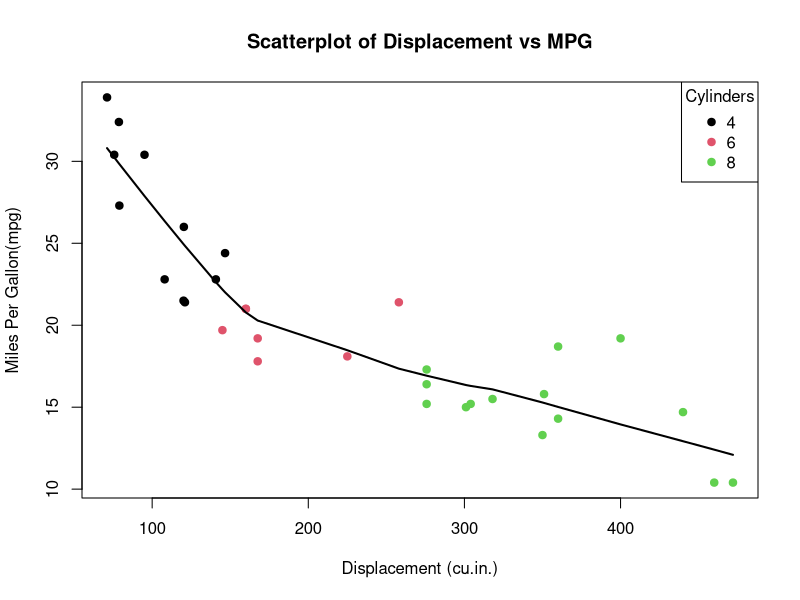

Here is the R script that generated this plot:
data(mtcars)

plot(mtcars$disp, mtcars$mpg,
     col = as.factor(mtcars$cyl),
     xlab = "Displacement (cu.in.)",
     ylab = "Miles Per Gallon(mpg)",
     main = "Scatterplot of Displacement vs MPG",
     pch = 19)

lines(lowess(mtcars$disp, mtcars$mpg), col = "black", lwd = 2)

legend("topright", legend = levels(as.factor(mtcars$cyl)),
       col = 1:length(levels(as.factor(mtcars$cyl))),
       pch = 19,
       title = "Cylinders")